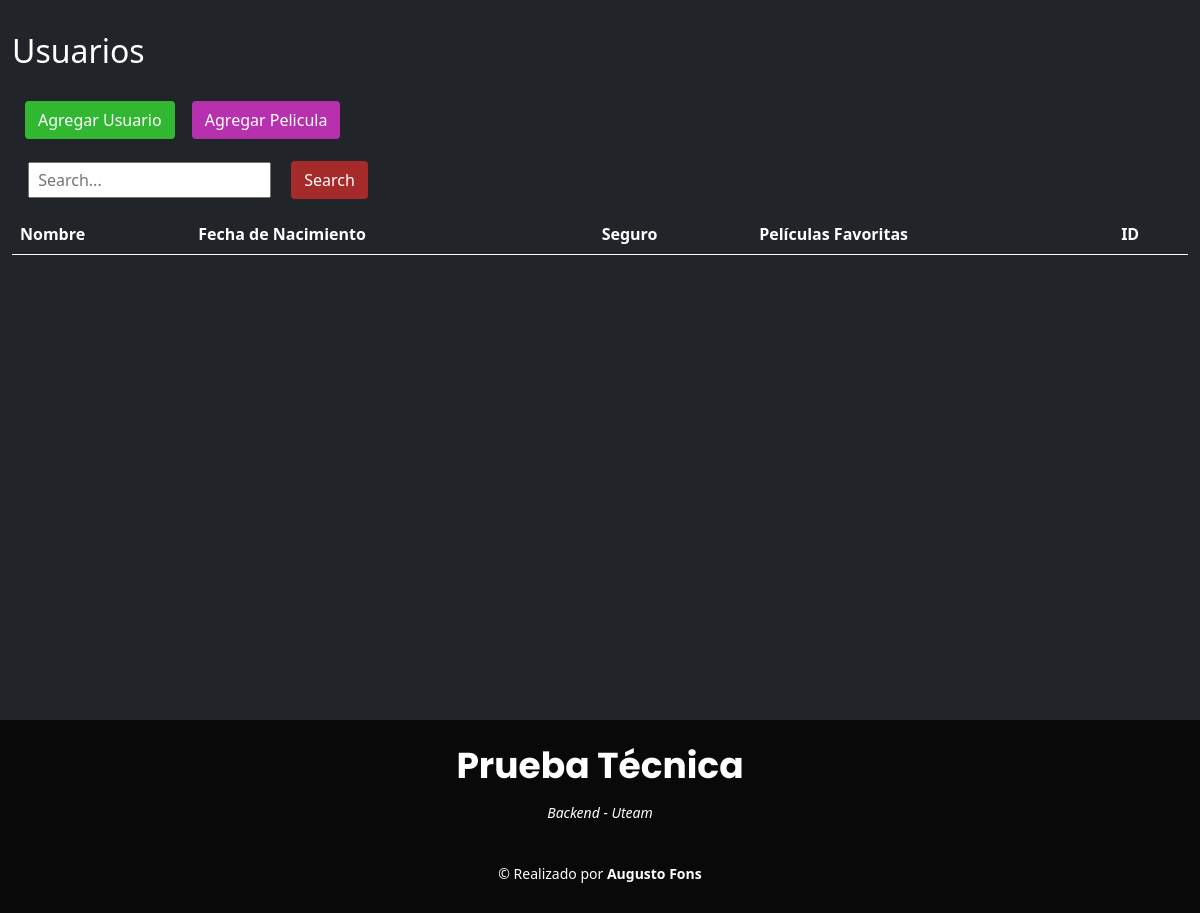
Before: / with the older database file.
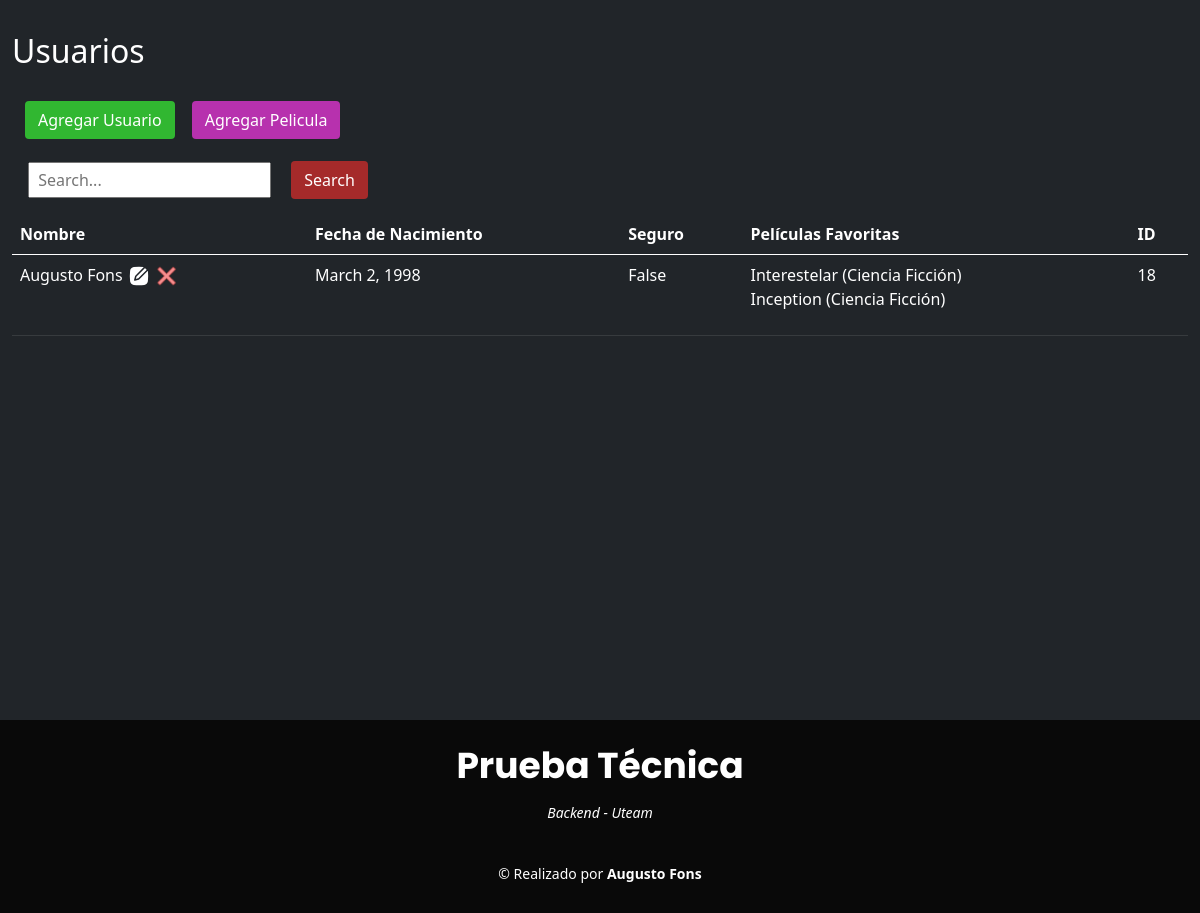
After: the same page with the newer database file.
### personas/models.py (models this page shows, shortened)
class User(models.Model):
    favourite_movies = models.ManyToManyField(Movie, related_name='users', blank=True)
    first_name = models.CharField(max_length=200)
    last_name = models.CharField(max_length=200)
    birthdate = models.DateField()
    has_insurance = models.BooleanField(default=False)

class Movie(models.Model):
    title = models.CharField(max_length=500)
    genre = models.CharField(max_length=255)

### personas/views.py (the view)
# urls.py: path('', all_users, name='all_users'),
def all_users(request):
    users = User.objects.prefetch_related('favourite_movies').all()
    return render(request, 'base.html', {
        'users': users
    })

### templates/base.html (shortened to what this page needs)
{% load static %}
<!DOCTYPE html>
<html lang="en">
<head>
    <link href="https://cdn.jsdelivr.net/npm/bootstrap@5.0.2/dist/css/bootstrap.min.css" rel="stylesheet"
>
    <link href="{% static 'css/style.css' %}" rel="stylesheet">
</head>
<body>
    <div class="container-fluid bg-dark py-3" style="min-height: 90vh;">
        <h2 class="text-white py-3">Usuarios</h2>
        <a href="/add" class="btn" style="text-decoration: none;">
            <button class="btn text-white" style="background-color: rgb(49, 183, 49);">Agregar Usuario</button>
        </a>
        <a href="/add_movie" style="text-decoration: none;">
            <button class="btn text-white" style="background-color: rgb(183, 49, 174);">Agregar Pelicula</button>
        </a>
        <form method="get" action="{% url 'user_list' %}">
            <input class="input p-1 m-3" type="text" name="q" value="{{ query }}" placeholder=" Search...">
            <button class="btn text-white  mb-1" style="background-color: brown;" type="submit">Search</button>
        </form>
        <table class="table table-dark">
            <thead>
                <tr>
                    <th>Nombre</th>
                    <th>Fecha de Nacimiento</th>
                    <th>Seguro</th>
                    <th>Películas Favoritas</th>
                    <th>ID</th>
                </tr>
            </thead>
            <tbody>
                {% for user in users %}
                <tr>
                    <td>{{ user.first_name }} {{ user.last_name }}
                        <a href="{% url 'edit_user' user_id=user.id %}" style="text-decoration: none;">
                            <img src="{% static 'img/edit.svg' %}" alt="Logo" width="24px" style="padding-bottom: 2px;">
                        </a>
                        <a href="{% url 'delete_user' user_id=user.id %}" style="text-decoration: none;">
                            <img src="{% static 'img/elim.png' %}" alt="Logo" width="22px" style="padding-bottom: 2px;">
                        </a>
                    </td>
                    <td>{{ user.birthdate }}</td>
                    <td>{{ user.has_insurance }}</td>
                    <td class="movie-list">
                        {% if user.favourite_movies.all %}
                            <ul class="list-unstyled">
                                {% for movie in user.favourite_movies.all %}
                                    <li>{{ movie.title }} ({{ movie.genre }})</li>
                                {% endfor %}
                            </ul>
                        {% else %}
                            No hay películas favoritas
                        {% endif %}
                    </td>
                <td>{{ user.id }}</td>
                </tr>
                {% endfor %}
            </tbody>
        </table>
    </div>
    <footer id="footer">
        <div class="container">
            <h3>Prueba Técnica</h3>
            <p>Backend - Uteam</p>
            <div class="copyright ">
                &copy; Realizado por
                <strong>
                    <span>Augusto Fons</span>
                </strong>
            </div>
        </div>
    </footer>
</body>
</html>

### static/css/style.css (style rules this page uses)
#footer { background: #090909; color: #fff; font-size: 14px; text-align: center; padding: 24px 0; }
#footer h3 { font-size: 36px; font-weight: 700; color: #fff; position: relative; font-family: "Poppins", sans-serif; padding: 0; margin: 0 0 15px 0; }
#footer p { font-size: 15; font-style: italic; padding: 0; margin: 0 0 40px 0; }
#footer .copyright { margin: 0 0 5px 0; }

Changed rows visible on the page:
added User: first_name "Augusto", last_name "Fons", birthdate "March 2, 1998", has_insurance "False", id "18"
added Movie: title "Interestelar", genre "Ciencia Ficción"
added Movie: title "Inception", genre "Ciencia Ficción"
